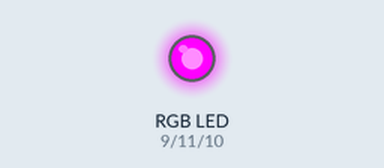
Simulated run of this sketch. Board: Arduino Uno, built with avr-gcc and run on an emulated ATmega328P. Shown: an RGB LED mixed from three pins (HIGH = lit).

Above: at 0.1 s.
Timing chart, 0 to 1.6 s (numbered marks = the images above):
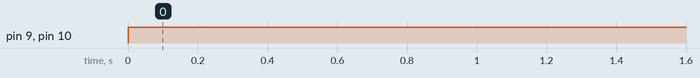

The sketch:

activity_03.ino
```cpp
// Using Digital Pins 11, 10, and 9 to control the RGB LED
int LED_R_Channel = 9;
int LED_B_Channel = 10;
int LED_G_Channel = 11;

void setup()
{
  // Set up pin to output
  pinMode(LED_R_Channel, OUTPUT);
  pinMode(LED_B_Channel, OUTPUT);
  pinMode(LED_G_Channel, OUTPUT);
}

void loop()
{
  // Use analogWrite to set the Red and Blue channel
  // To their maximum values to make purple
  analogWrite(LED_R_Channel, 255);
  analogWrite(LED_B_Channel, 255);
}
```

Measured:
- by itself, pin 9 (LED_R_Channel), pin 10 (LED_B_Channel): LOW → HIGH at 0.00 s
